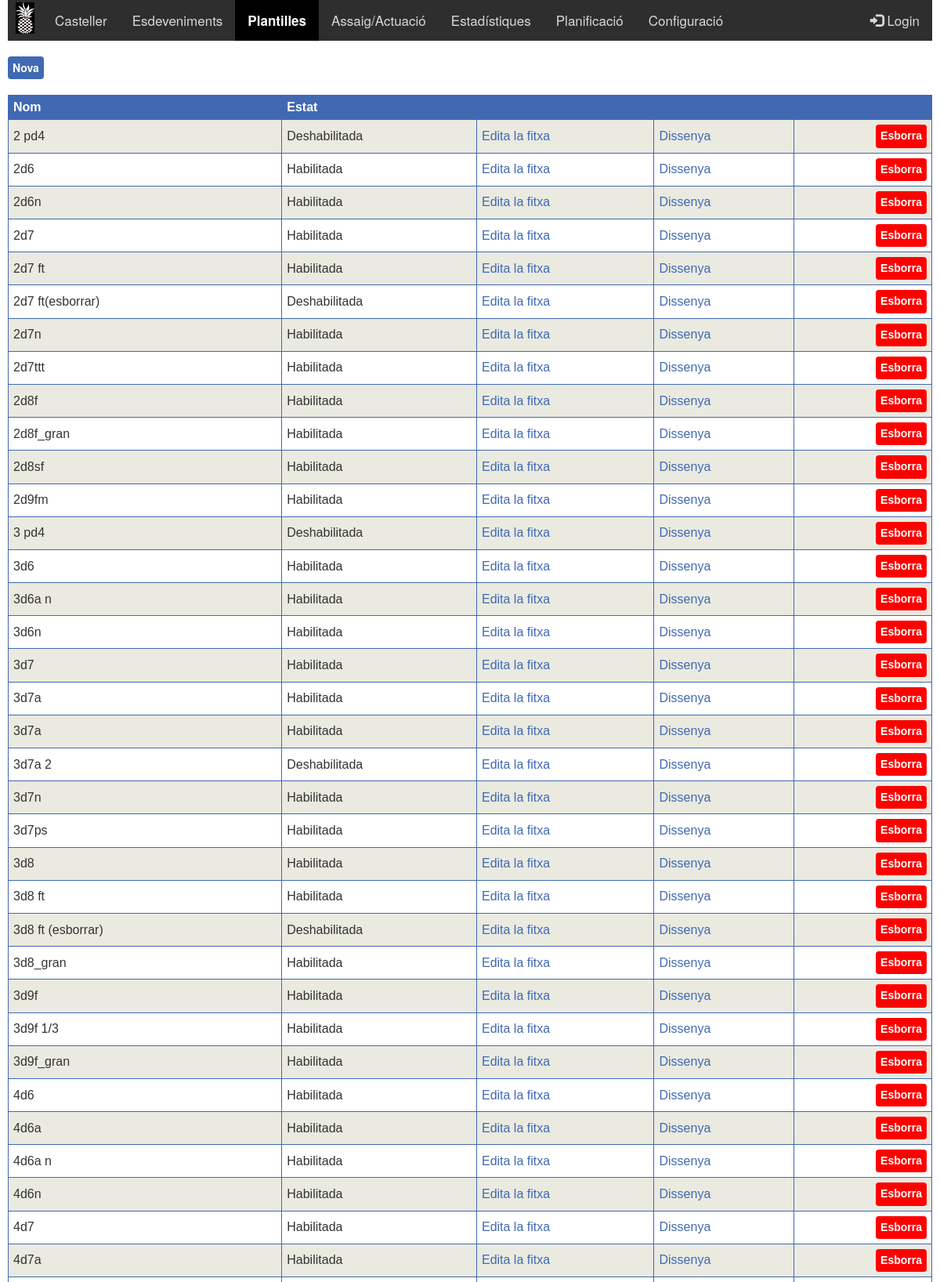
Screenshot of /Plantilla.php (signed in, upper part) with the database file from the repository.
### tables this page shows
CREATE TABLE IF NOT EXISTS `PLANTILLA` (
  `Plantilla_ID` int(11) NOT NULL AUTO_INCREMENT,
  `Nom` varchar(20) NOT NULL,
  `Estat` int(11) NOT NULL,
  `W` int(11) NOT NULL DEFAULT '1000',
  `H` int(11) NOT NULL DEFAULT '700',
  `Pestanya_1` varchar(50) NOT NULL,
  `Pestanya_2` varchar(50) NOT NULL,
  `Pestanya_3` varchar(50) NOT NULL,
  `Pestanya_4` varchar(50) NOT NULL,
  PRIMARY KEY (`Plantilla_ID`)
);

### Head.php (called while the page is built, shortened)
<?php
	include "$_SERVER[DOCUMENT_ROOT]/pinyator/Head_public.php";
 ?>

### Plantilla.php (the view, shortened to what this page needs)
<html>
<head>
<?php include "$_SERVER[DOCUMENT_ROOT]/pinyator/Head.php";?>
</head>
<?php include "$_SERVER[DOCUMENT_ROOT]/pinyator/Style.php";?>
<body class="popup">
	<?php $menu=3; include "$_SERVER[DOCUMENT_ROOT]/pinyator/Menu.php";?>
 <a href="Plantilla_Fitxa.php" class="boto">Nova</a> <br><br>
	<table class="llistes">
	  <tr class="llistes">
		<th class="llistes">Nom</th>
		<th class="llistes">Estat</th>
		<th class="llistes"></th>
		<th class="llistes"></th>
		<th class="llistes"></th>
	  </tr>
	<?php
		include "$_SERVER[DOCUMENT_ROOT]/pinyator/Connexio.php";
		$sql="SELECT PLANTILLA_ID, NOM, ESTAT
		FROM PLANTILLA
		ORDER BY NOM";
		$result = mysqli_query($conn, $sql);
		if (mysqli_num_rows($result) > 0)
		{
			while($row = mysqli_fetch_assoc($result))
			{
				$estat="Deshabilitada";
				if($row["ESTAT"] == 1)
				{
					$estat="Habilitada";
				}
				echo "<tr class='llistes'>
				<td class='llistes'>".$row["NOM"]."</td>
				<td class='llistes'>".$estat."</td>
				<td class='llistes'><a href='Plantilla_Fitxa.php?id=".$row["PLANTILLA_ID"]."&nom=".$row["NOM"]."'>Edita la fitxa</a></td>
				<td class='llistes'><a href='Plantilla_Disseny.php?id=".$row["PLANTILLA_ID"]."&nom=".$row["NOM"]."'>Dissenya</a></td>
				<td class='llistes'><button class='boto boto_remove' name='Plantilla_Desa.php?id=".$row["PLANTILLA_ID"]."&a=1' onClick='ShowPopup(this)'>Esborra</button></td>
				</tr>";
			}
		}
		else if (mysqli_error($conn) != "")
		{
			echo "Error: " . $sql . "<br>" . mysqli_error($conn);
		}
	?>
   </body>
</html>

### Head_public.php (shortened to what this page needs)
<link rel="stylesheet" href="https://maxcdn.bootstrapcdn.com/bootstrap/3.3.7/css/bootstrap.min.css">

### Style.php (shortened to what this page needs)
<link rel="stylesheet" href="Style_Custom.css?v=1.12">
<link rel="stylesheet" href="https://maxcdn.bootstrapcdn.com/bootstrap/3.3.7/css/bootstrap.min.css">

### Menu.php (shortened to what this page needs)
<div class="topnav" id="MainTopnav">
<a href="Pinyator.php"  style="padding:3px 10px"><img src="icons/logo.png"></a>
<?php
$event="";
$casteller="";
$plantilla="";
$castell="";
$planificacio="";
$login="";
$estadistiques="";
$configuracio="";
if($menu==3) $plantilla="class='active'";
	if (EsCastellerLv1())
	{
		echo  "<a ".$casteller." href='Casteller.php'>Casteller</a>";
	}
	if (EsEventLv1())
	{
		echo  "<a ".$event." href='Event.php?e=1'>Esdeveniments</a>";
	}
	if (EsCastellLv2())
	{
		echo  "<a ".$plantilla." href='Plantilla.php'>Plantilles</a>
			<a ".$castell." href='Castell.php'>Assaig/Actuació</a>
			<a ".$estadistiques." href='Estadistiques.php'>Estadístiques</a>";
	}
	if (EsBossLv2())
	{
		echo "<a ".$planificacio." href='Planificacio.php'>Planificació</a>";
	}
	if (EsAdmin())
	{
		echo "<a ".$configuracio." href='Configuracio.php'>Configuració</a>";
	}
?>
	<div class="topnav-right">
		  <a <?php echo $login?> href="Login.php"><span class="glyphicon glyphicon-log-in"></span> Login</a>
	</div>
</div>
<br>
<?php
function EsLv1($valor)
{
	return (!empty($_SESSION[$valor]) && ($_SESSION[$valor]>0));
}
function EsLv2($valor)
{
	return (!empty($_SESSION[$valor]) && ($_SESSION[$valor]>1));
}
function EsEventLv1()
{
	return EsLv1("event");
}
function EsCastellerLv1()
{
	return EsLv1("casteller");
}
function EsCastellLv2()
{
	return EsLv2("castell");
}
function EsBossLv2()
{
	return EsLv2("boss");
}
function EsAdmin()
{
	return EsLv2("admin");
}
?>

### Style_Custom.css (style rules this page uses)
.topnav { overflow: hidden; background-color: #2E2E2E; }
.topnav a { float: left; display: block; color: #D8D8D8; text-align: center; padding: 14px 16px; text-decoration: none; font-size: 17px; }
.topnav a.active { background-color: #000; color: white; font-weight: bold; }
.topnav-right { float: right; }
table.llistes { font-family: arial, sans-serif; border-collapse: collapse; width: 100%; }
th.llistes { border: 1px solid #4069B2; text-align: left; padding: 6px; background-color: #4069B2; color: #FFF; }
td.llistes { border: 1px solid #4069B2; text-align: left; padding: 6px; }
tr.llistes:nth-child(even) { background-color: #eaeae1; }
td.llistes a { color: #4069B2; }
.boto { display: inline-block; padding: 2px 6px; font-size: 14px; line-height: 1.8; -webkit-appearance: none; -moz-appearance: none; appearance: none; -webkit-box-shadow: none; -moz-box-shadow: none; box-shadow: none; -webkit-border-radius: 0; -moz-border-radius: 0; border-radius: 4px; color: #FFF; background-color: #4069B2; border-color:#1D51B2; border: none; text-align: center; white-space: nowrap; vertical-align: middle; cursor: pointer; background-image: none; font-weight: bold; }
.boto_remove { background-color: red; float: right; }
.popup { -webkit-user-select: none; -moz-user-select: none; -ms-user-select: none; user-select: none; }

### rows the page displays
plantilla: Nom "2 pd4", estat "Deshabilitada"
plantilla: Nom "2d6", Estat "Habilitada"
plantilla: Nom "2d6n", Estat "Habilitada"
plantilla: Nom "2d7", Estat "Habilitada"
plantilla: Nom "2d7 ft", Estat "Habilitada"
plantilla: Nom "2d7 ft(esborrar)", estat "Deshabilitada"
plantilla: Nom "2d7n", Estat "Habilitada"
plantilla: Nom "2d7ttt", Estat "Habilitada"
plantilla: Nom "2d8f", Estat "Habilitada"
plantilla: Nom "2d8f_gran", Estat "Habilitada"
plantilla: Nom "2d8sf", Estat "Habilitada"
plantilla: Nom "2d9fm", Estat "Habilitada"
plantilla: Nom "3 pd4", estat "Deshabilitada"
plantilla: Nom "3d6", Estat "Habilitada"
plantilla: Nom "3d6a n", Estat "Habilitada"
plantilla: Nom "3d6n", Estat "Habilitada"
plantilla: Nom "3d7", Estat "Habilitada"
plantilla: Nom "3d7a", Estat "Habilitada"
plantilla: Nom "3d7a", Estat "Habilitada"
plantilla: Nom "3d7a 2", estat "Deshabilitada"
plantilla: Nom "3d7n", Estat "Habilitada"
plantilla: Nom "3d7ps", Estat "Habilitada"
plantilla: Nom "3d8", Estat "Habilitada"
plantilla: Nom "3d8 ft", Estat "Habilitada"
plantilla: Nom "3d8 ft (esborrar)", estat "Deshabilitada"
plantilla: Nom "3d8_gran", Estat "Habilitada"
plantilla: Nom "3d9f", Estat "Habilitada"
plantilla: Nom "3d9f 1/3", Estat "Habilitada"
plantilla: Nom "3d9f_gran", Estat "Habilitada"
plantilla: Nom "4d6", Estat "Habilitada"
plantilla: Nom "4d6a", Estat "Habilitada"
plantilla: Nom "4d6a n", Estat "Habilitada"
plantilla: Nom "4d6n", Estat "Habilitada"
plantilla: Nom "4d7", Estat "Habilitada"
plantilla: Nom "4d7a", Estat "Habilitada"
